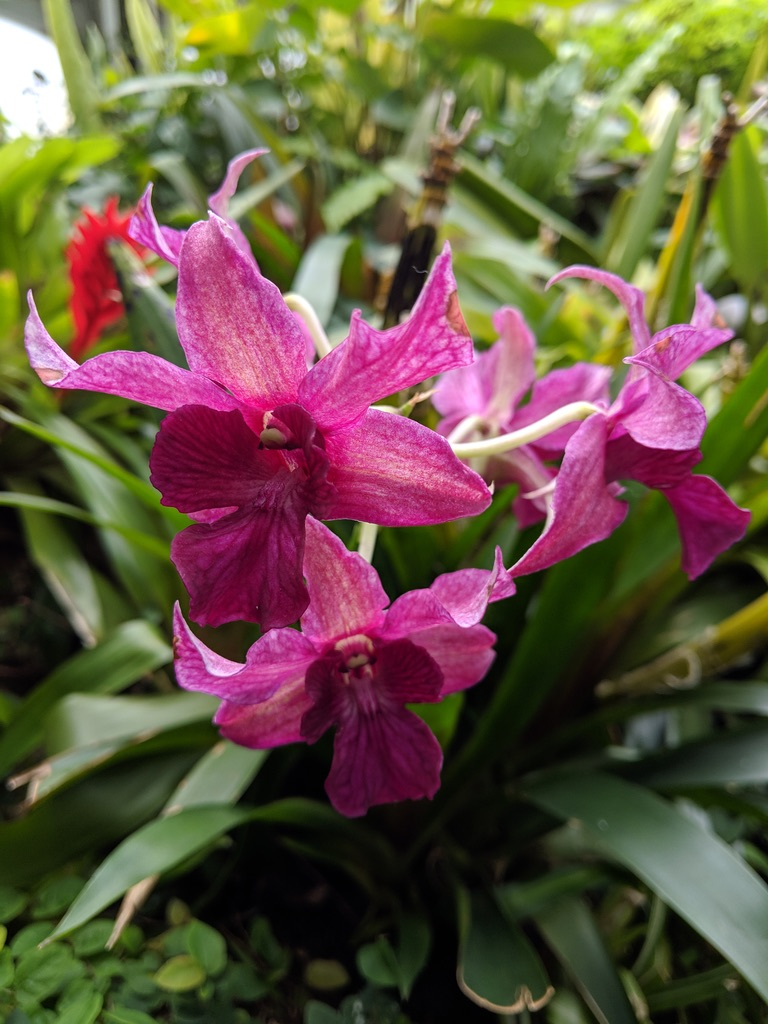
#> input picture presentation/images/flower0.jpeg, 768 x 1024 px; its folder holds 4 pictures in this run
$ python edge_detector.py
#> lines starting #> are read from the running program, lines starting #| are printed output that depends on the picture
# Name: Akshath Jain
# Date: 10/26/19
# Purpose: extract edges from images

import os
import cv2 as cv

path = 'images/'
for file in os.listdir(path):
    if file.endswith(".jpeg"):
        img = cv.imread(path + file)
#> img is the input picture: shape (1024, 768, 3); mean B, G, R 67.4, 86.8, 103.8
        edges = cv.Canny(img, 100, 200) # use the Canny edge detector
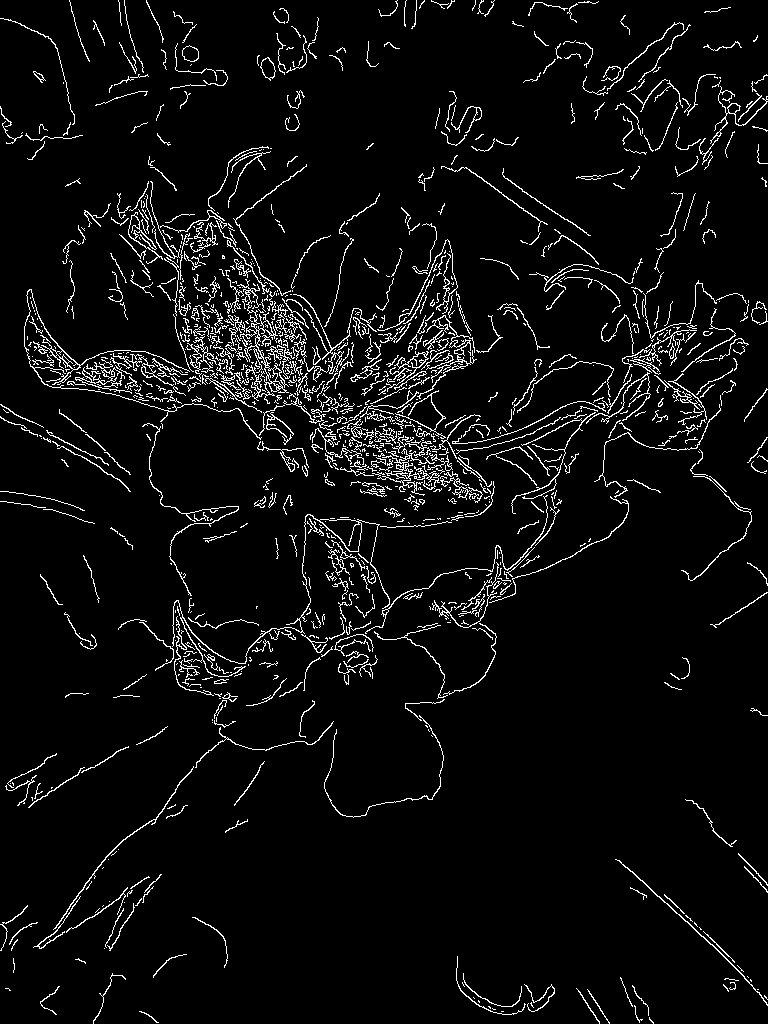
#> edges: shape (1024, 768); 5.1% white in thin lines or dots
        cv.imwrite('edges/{}'.format(file), edges)
#> pass 2 of the loop `for file in os.listdir(path):`:
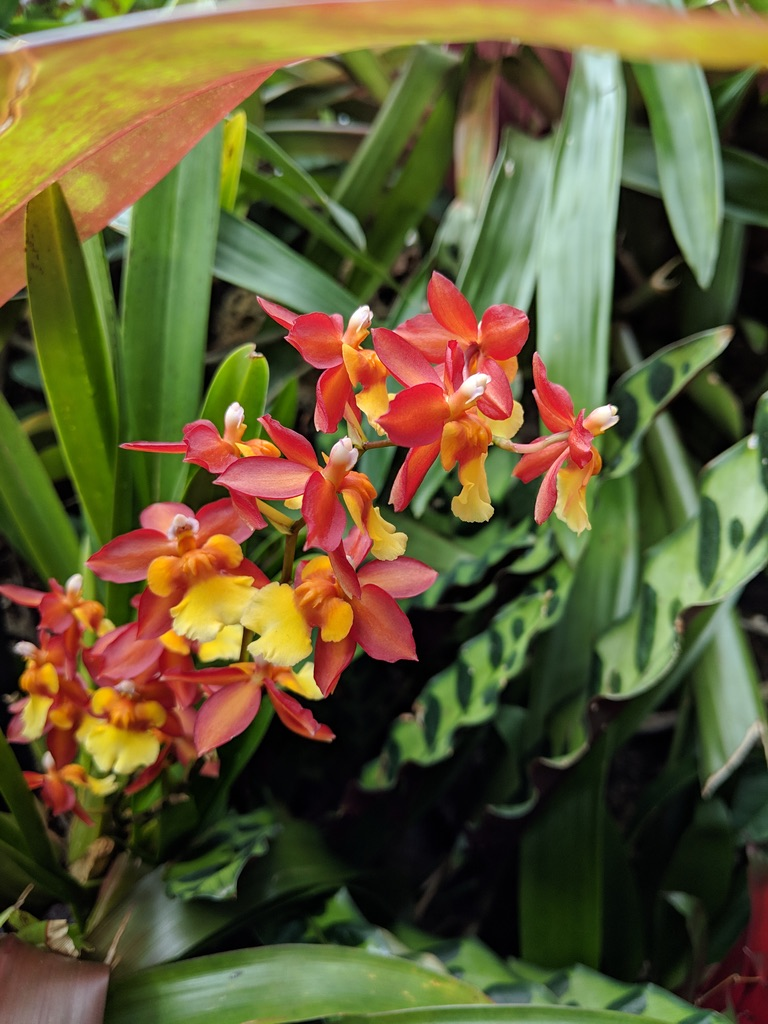
#> input picture presentation/images/flower1.jpeg, 768 x 1024 px
#> img is the input picture: shape (1024, 768, 3); mean B, G, R 52.1, 90.5, 97.7
#> `edges = cv.Canny(img, 100, 200)`:
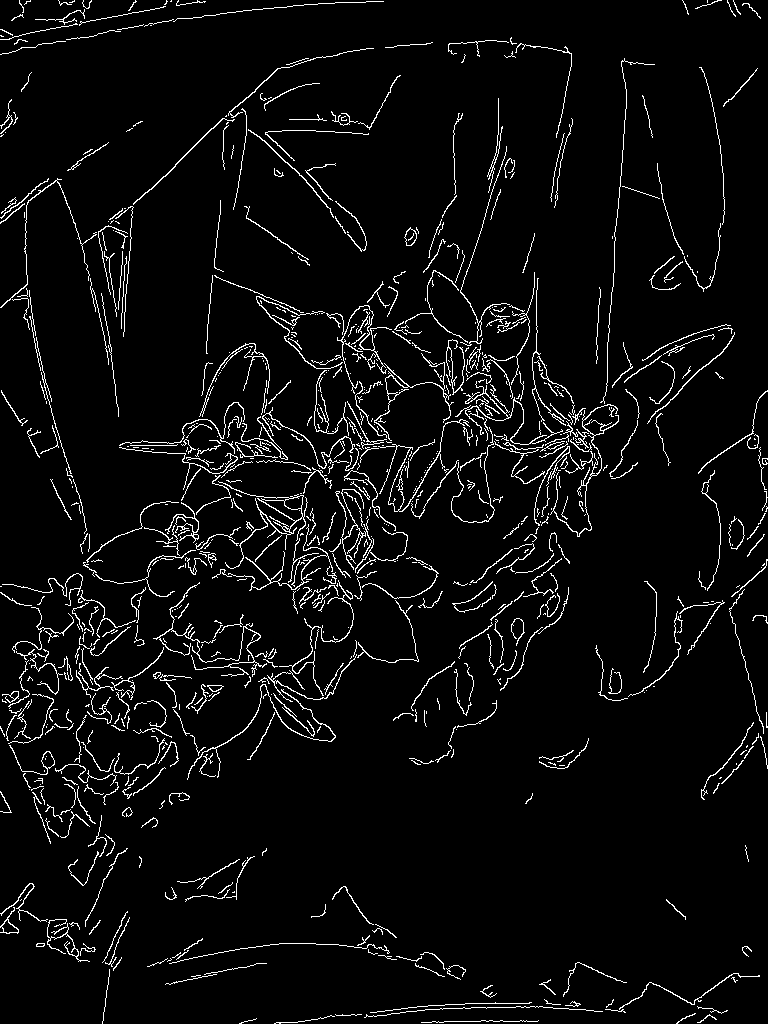
#> edges: shape (1024, 768); 4.7% white in thin lines or dots
#> pass 3 of the loop `for file in os.listdir(path):`:
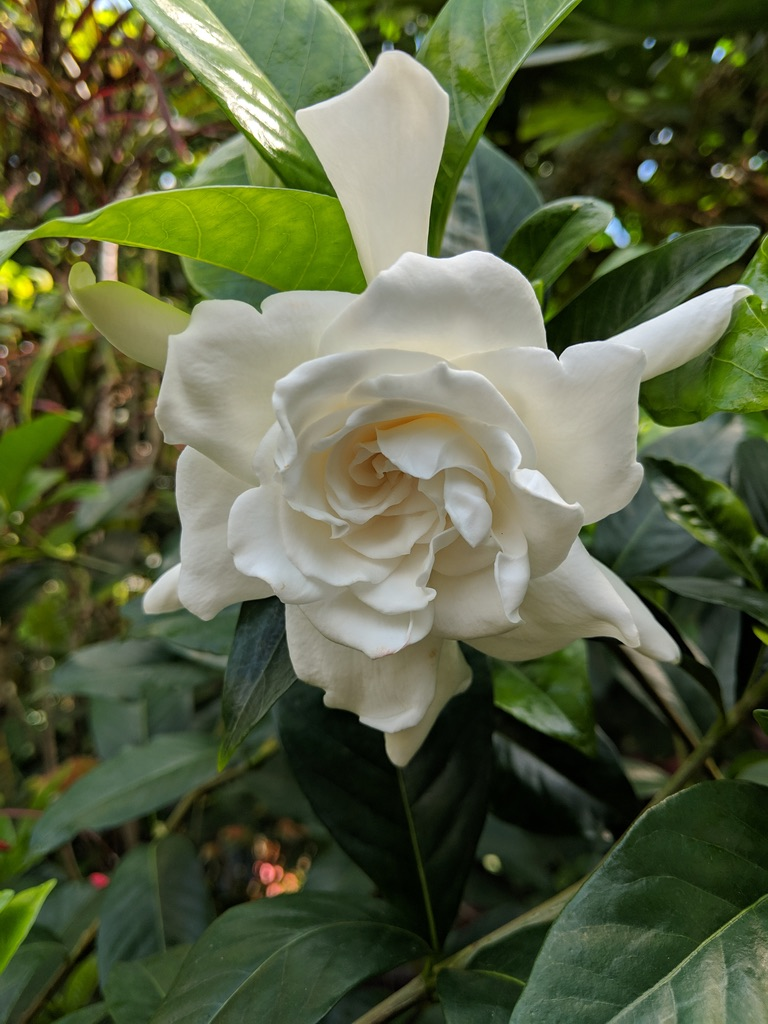
#> input picture presentation/images/flower2.jpeg, 768 x 1024 px
#> img is the input picture: shape (1024, 768, 3); mean B, G, R 65.3, 96.5, 88.2
#> `edges = cv.Canny(img, 100, 200)`:
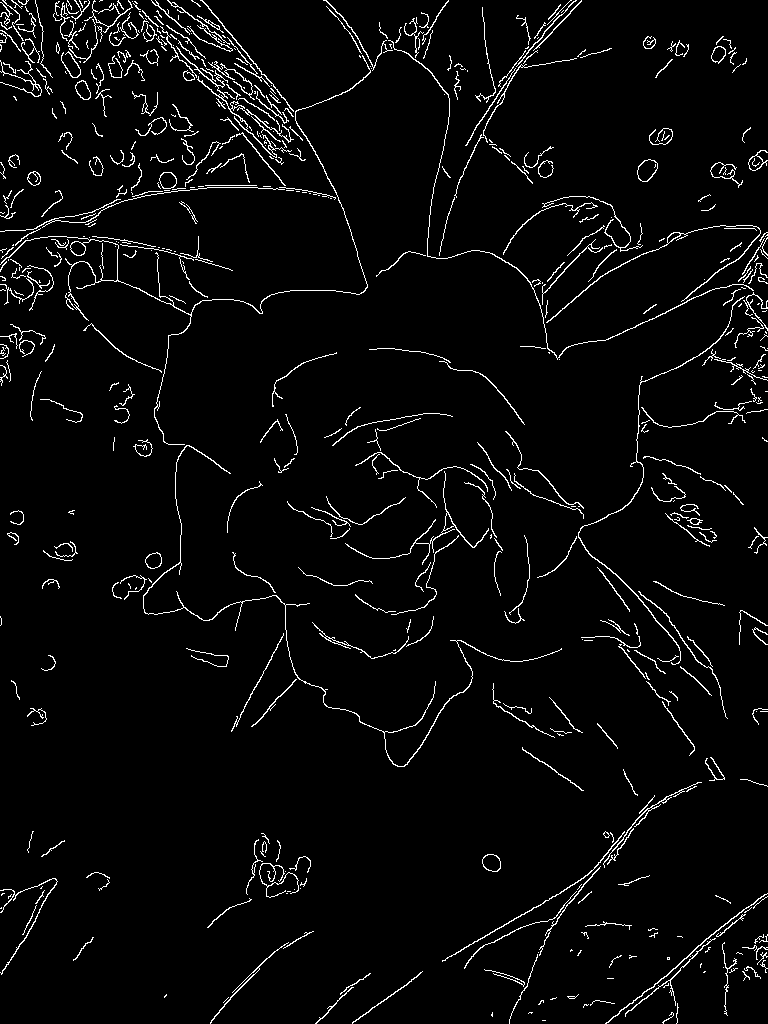
#> edges: shape (1024, 768); 3.6% white in thin lines or dots
#> the loop made 4 passes; the first 3 are shown
